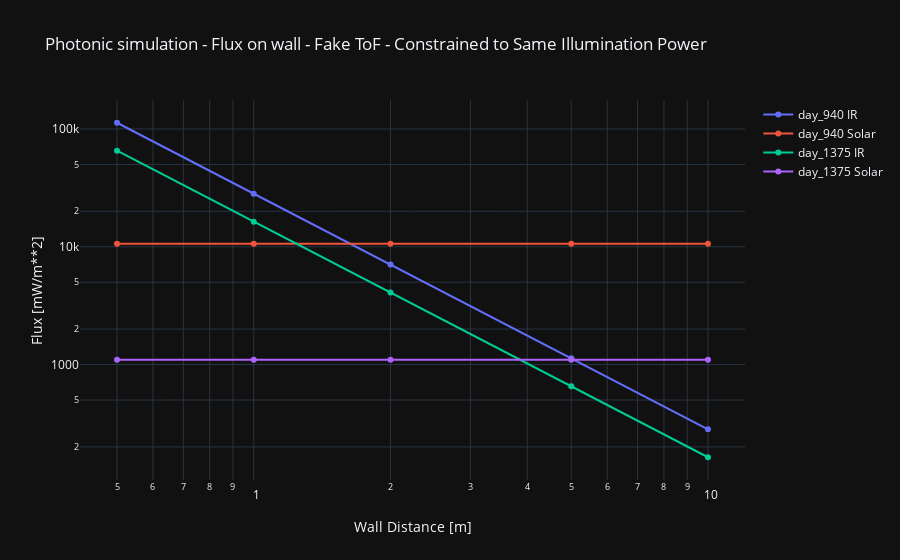

The notebook cell this image was saved under:
### Code cell
# test_cfg = ['fake_tof_night_850','fake_tof_day_850',
#             'fake_tof_night_940','fake_tof_day_940',
#             'fake_tof_night_1375','fake_tof_day_1375',
#             'fake_tof_night_1550','fake_tof_day_1550']
data = [0,1,2,3,4,5,6,7, 8, 9, 10, 11, 12, 13, 14, 15]
test_cfg = ['fake_tof_day_940','fake_tof_day_1375']
data = [0,1,2,3]
for i, cfg in enumerate(test_cfg):
    photonic = Photonic(config=cfg)
    dist_vec = np.array([0.5,1,2,5,10])
    trace0 = go.Scatter(x=dist_vec,
                        y=1000 * photonic.wallFlux(dist_vec=dist_vec),   # Select 'lines', 'markers' or 'lines+markers'
                        mode='lines+markers', name=cfg[9:]+' IR')
    trace1 = go.Scatter(x=dist_vec,
                        y=1000 * photonic.wallFlux(dist_vec=dist_vec, light_type='solar'), mode='lines+markers',  # Select 'lines', 'markers' or 'lines+markers'
                        name=(cfg[9:]+' Solar'))
    data[2*i] = trace0
    data[2*i+1] = trace1

layout = dict(title='Photonic simulation - Flux on wall - Fake ToF - Constrained to Same Illumination Power',
              xaxis=dict(title='Wall Distance [m]', type='log'),  # Select 'log' or 'linear'
              yaxis=dict(title='Flux [mW/m**2]',type='log'),  # Select 'log' or 'linear'
              template='plotly_dark',
              barmode='group',
              hovermode='x')

iplot(dict(data=data, layout=layout))

### Figure 1 — Plotly figure (JSON) as saved in the notebook; plotly's stock layout.template omitted (floating-point values rounded to 4 significant figures)
{"data": [{"mode": "lines+markers", "name": "day_940 IR", "type": "scatter", "x": [0.5, 1, 2, 5, 10], "y": [112900.0, 28220.0, 7054.0, 1129.0, 282.2]}, {"mode": "lines+markers", "name": "day_940 Solar", "type": "scatter", "x": [0.5, 1, 2, 5, 10], "y": [10600.0, 10600.0, 10600.0, 10600.0, 10600.0]}, {"mode": "lines+markers", "name": "day_1375 IR", "type": "scatter", "x": [0.5, 1, 2, 5, 10], "y": [65340.0, 16340.0, 4084.0, 653.4, 163.4]}, {"mode": "lines+markers", "name": "day_1375 Solar", "type": "scatter", "x": [0.5, 1, 2, 5, 10], "y": [1100.0, 1100.0, 1100.0, 1100.0, 1100.0]}], "layout": {"barmode": "group", "hovermode": "x", "title": {"text": "Photonic simulation - Flux on wall - Fake ToF - Constrained to Same Illumination Power"}, "xaxis": {"title": {"text": "Wall Distance [m]"}, "type": "log"}, "yaxis": {"title": {"text": "Flux [mW/m**2]"}, "type": "log"}}}
